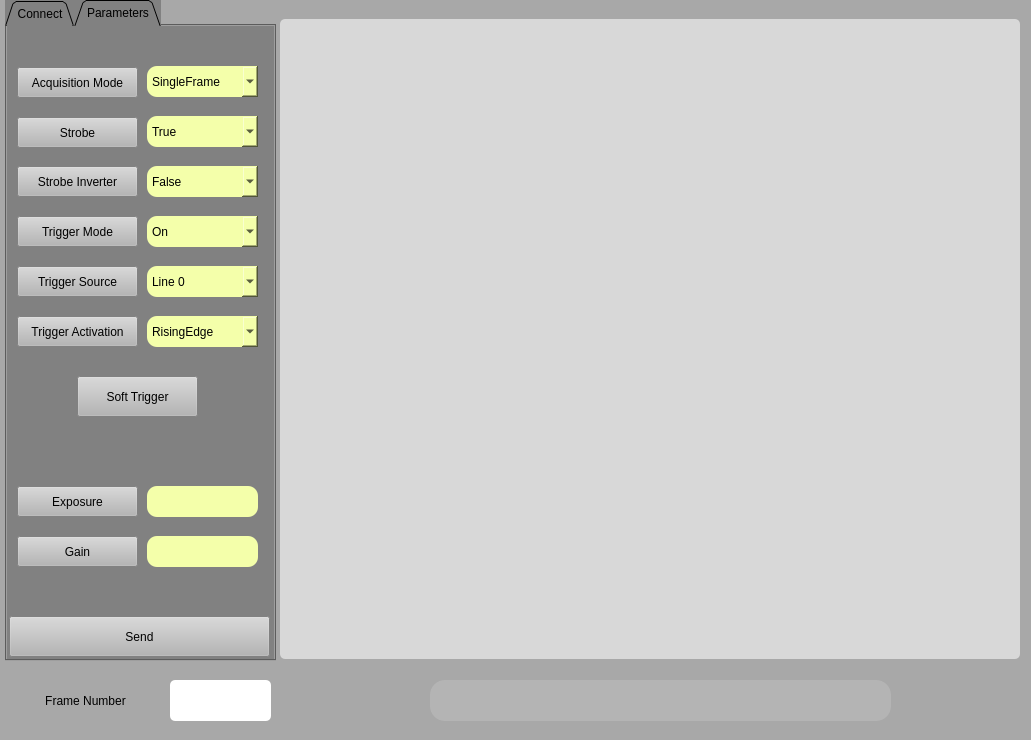
<?xml version="1.0" encoding="UTF-8"?>
<ui version="4.0">
 <class>MainWindow</class>
 <widget class="QMainWindow" name="MainWindow">
  <property name="geometry">
   <rect>
    <x>0</x>
    <y>0</y>
    <width>1031</width>
    <height>740</height>
   </rect>
  </property>
  <property name="windowTitle">
   <string>MVS</string>
  </property>
  <property name="styleSheet">
   <string notr="true">
background-color: rgb(168, 168, 168);</string>
  </property>
  <widget class="QWidget" name="centralWidget">
   <widget class="QLabel" name="labelImage">
    <property name="geometry">
     <rect>
      <x>280</x>
      <y>19</y>
      <width>740</width>
      <height>640</height>
     </rect>
    </property>
    <property name="styleSheet">
     <string notr="true">background-color: rgb(216, 216, 216);
border-radius: 5px;</string>
    </property>
    <property name="text">
     <string/>
    </property>
   </widget>
   <widget class="QLabel" name="label">
    <property name="geometry">
     <rect>
      <x>430</x>
      <y>680</y>
      <width>461</width>
      <height>41</height>
     </rect>
    </property>
    <property name="font">
     <font>
      <pointsize>14</pointsize>
     </font>
    </property>
    <property name="styleSheet">
     <string notr="true">background-color: rgb(180, 180, 180);
border-radius: 15px;</string>
    </property>
    <property name="text">
     <string/>
    </property>
    <property name="alignment">
     <set>Qt::AlignCenter</set>
    </property>
   </widget>
   <widget class="QLabel" name="label_FrameNum">
    <property name="geometry">
     <rect>
      <x>170</x>
      <y>680</y>
      <width>101</width>
      <height>41</height>
     </rect>
    </property>
    <property name="font">
     <font>
      <family>Sans Serif</family>
      <pointsize>14</pointsize>
      <weight>50</weight>
      <italic>false</italic>
      <bold>false</bold>
     </font>
    </property>
    <property name="styleSheet">
     <string notr="true">background-color: rgb(255, 255, 255);
font: 14pt &quot;Sans Serif&quot;;
border-radius: 5px;</string>
    </property>
    <property name="text">
     <string/>
    </property>
    <property name="alignment">
     <set>Qt::AlignCenter</set>
    </property>
   </widget>
   <widget class="QLabel" name="label_3">
    <property name="geometry">
     <rect>
      <x>10</x>
      <y>680</y>
      <width>151</width>
      <height>41</height>
     </rect>
    </property>
    <property name="styleSheet">
     <string notr="true">
font: 14pt &quot;Sans Serif&quot;;</string>
    </property>
    <property name="text">
     <string>Frame Number</string>
    </property>
    <property name="alignment">
     <set>Qt::AlignCenter</set>
    </property>
   </widget>
   <widget class="QTabWidget" name="tabWidget">
    <property name="geometry">
     <rect>
      <x>5</x>
      <y>0</y>
      <width>271</width>
      <height>661</height>
     </rect>
    </property>
    <property name="styleSheet">
     <string notr="true">background-color: rgb(129, 129, 129);</string>
    </property>
    <property name="tabShape">
     <enum>QTabWidget::Triangular</enum>
    </property>
    <property name="currentIndex">
     <number>1</number>
    </property>
    <widget class="QWidget" name="tab">
     <attribute name="title">
      <string>Connect</string>
     </attribute>
     <widget class="QPushButton" name="pushButton_Disconnect">
      <property name="geometry">
       <rect>
        <x>10</x>
        <y>120</y>
        <width>241</width>
        <height>41</height>
       </rect>
      </property>
      <property name="styleSheet">
       <string notr="true">border-radius: 10px;
background-color: rgb(181, 181, 181);
font: 12pt &quot;Sans Serif&quot;;</string>
      </property>
      <property name="text">
       <string>DisConnect</string>
      </property>
     </widget>
     <widget class="QPushButton" name="pushButton_CameraConnect">
      <property name="geometry">
       <rect>
        <x>10</x>
        <y>40</y>
        <width>241</width>
        <height>41</height>
       </rect>
      </property>
      <property name="styleSheet">
       <string notr="true">border-radius: 10px;
font: 14pt &quot;Sans Serif&quot;;
background-color: rgb(181, 181, 181);</string>
      </property>
      <property name="text">
       <string>Connect</string>
      </property>
     </widget>
    </widget>
    <widget class="QWidget" name="tab_2">
     <attribute name="title">
      <string>Parameters</string>
     </attribute>
     <widget class="QPushButton" name="pushButton_SoftwareTrigger">
      <property name="geometry">
       <rect>
        <x>70</x>
        <y>350</y>
        <width>121</width>
        <height>41</height>
       </rect>
      </property>
      <property name="styleSheet">
       <string notr="true">
background-color: rgb(181, 181, 181);</string>
      </property>
      <property name="text">
       <string>Soft Trigger</string>
      </property>
     </widget>
     <widget class="QPushButton" name="pushButton_Inverter">
      <property name="geometry">
       <rect>
        <x>10</x>
        <y>140</y>
        <width>121</width>
        <height>31</height>
       </rect>
      </property>
      <property name="styleSheet">
       <string notr="true">
background-color: rgb(181, 181, 181);</string>
      </property>
      <property name="text">
       <string>Strobe Inverter</string>
      </property>
      <property name="checkable">
       <bool>true</bool>
      </property>
     </widget>
     <widget class="QPushButton" name="pushButton_Strobe">
      <property name="geometry">
       <rect>
        <x>10</x>
        <y>91</y>
        <width>121</width>
        <height>31</height>
       </rect>
      </property>
      <property name="styleSheet">
       <string notr="true">
background-color: rgb(181, 181, 181);</string>
      </property>
      <property name="text">
       <string>Strobe</string>
      </property>
      <property name="checkable">
       <bool>true</bool>
      </property>
     </widget>
     <widget class="QPushButton" name="pushButton_Gain">
      <property name="geometry">
       <rect>
        <x>10</x>
        <y>510</y>
        <width>121</width>
        <height>31</height>
       </rect>
      </property>
      <property name="styleSheet">
       <string notr="true">
background-color: rgb(181, 181, 181);</string>
      </property>
      <property name="text">
       <string>Gain</string>
      </property>
     </widget>
     <widget class="QLineEdit" name="lineEdit_Gain">
      <property name="geometry">
       <rect>
        <x>140</x>
        <y>510</y>
        <width>111</width>
        <height>31</height>
       </rect>
      </property>
      <property name="font">
       <font>
        <pointsize>16</pointsize>
       </font>
      </property>
      <property name="styleSheet">
       <string notr="true">background-color: rgb(244, 255, 170);
border-radius: 10px;</string>
      </property>
     </widget>
     <widget class="QLineEdit" name="lineEdit_exp">
      <property name="geometry">
       <rect>
        <x>140</x>
        <y>460</y>
        <width>111</width>
        <height>31</height>
       </rect>
      </property>
      <property name="font">
       <font>
        <pointsize>16</pointsize>
       </font>
      </property>
      <property name="styleSheet">
       <string notr="true">background-color: rgb(244, 255, 170);
border-radius: 10px;</string>
      </property>
     </widget>
     <widget class="QPushButton" name="pushButton_Exposure">
      <property name="geometry">
       <rect>
        <x>10</x>
        <y>460</y>
        <width>121</width>
        <height>31</height>
       </rect>
      </property>
      <property name="styleSheet">
       <string notr="true">
background-color: rgb(181, 181, 181);</string>
      </property>
      <property name="text">
       <string>Exposure</string>
      </property>
     </widget>
     <widget class="QComboBox" name="comboBox_strobe_inverter">
      <property name="geometry">
       <rect>
        <x>140</x>
        <y>140</y>
        <width>111</width>
        <height>31</height>
       </rect>
      </property>
      <property name="font">
       <font>
        <pointsize>9</pointsize>
       </font>
      </property>
      <property name="layoutDirection">
       <enum>Qt::LeftToRight</enum>
      </property>
      <property name="styleSheet">
       <string notr="true">border-radius: 10px;background-color: rgb(244, 255, 170);</string>
      </property>
      <item>
       <property name="text">
        <string>False</string>
       </property>
      </item>
      <item>
       <property name="text">
        <string>True</string>
       </property>
      </item>
     </widget>
     <widget class="QComboBox" name="comboBox_strobe">
      <property name="geometry">
       <rect>
        <x>140</x>
        <y>90</y>
        <width>111</width>
        <height>31</height>
       </rect>
      </property>
      <property name="font">
       <font>
        <pointsize>9</pointsize>
       </font>
      </property>
      <property name="layoutDirection">
       <enum>Qt::LeftToRight</enum>
      </property>
      <property name="styleSheet">
       <string notr="true">border-radius: 10px;background-color: rgb(244, 255, 170);</string>
      </property>
      <item>
       <property name="text">
        <string>True</string>
       </property>
      </item>
      <item>
       <property name="text">
        <string>False</string>
       </property>
      </item>
     </widget>
     <widget class="QComboBox" name="comboBox_Acquisition_Mode">
      <property name="geometry">
       <rect>
        <x>140</x>
        <y>40</y>
        <width>111</width>
        <height>31</height>
       </rect>
      </property>
      <property name="font">
       <font>
        <pointsize>9</pointsize>
       </font>
      </property>
      <property name="layoutDirection">
       <enum>Qt::LeftToRight</enum>
      </property>
      <property name="styleSheet">
       <string notr="true">border-radius: 10px;background-color: rgb(244, 255, 170);</string>
      </property>
      <item>
       <property name="text">
        <string>SingleFrame</string>
       </property>
      </item>
      <item>
       <property name="text">
        <string>MultiFrame</string>
       </property>
      </item>
      <item>
       <property name="text">
        <string>Continuous</string>
       </property>
      </item>
     </widget>
     <widget class="QPushButton" name="pushButton_Strobe_2">
      <property name="geometry">
       <rect>
        <x>10</x>
        <y>41</y>
        <width>121</width>
        <height>31</height>
       </rect>
      </property>
      <property name="styleSheet">
       <string notr="true">
background-color: rgb(181, 181, 181);</string>
      </property>
      <property name="text">
       <string>Acquisition Mode</string>
      </property>
      <property name="checkable">
       <bool>true</bool>
      </property>
     </widget>
     <widget class="QPushButton" name="pushButton_Inverter_2">
      <property name="geometry">
       <rect>
        <x>10</x>
        <y>190</y>
        <width>121</width>
        <height>31</height>
       </rect>
      </property>
      <property name="styleSheet">
       <string notr="true">
background-color: rgb(181, 181, 181);</string>
      </property>
      <property name="text">
       <string>Trigger Mode</string>
      </property>
      <property name="checkable">
       <bool>true</bool>
      </property>
     </widget>
     <widget class="QComboBox" name="comboBox_trigger_mode">
      <property name="geometry">
       <rect>
        <x>140</x>
        <y>190</y>
        <width>111</width>
        <height>31</height>
       </rect>
      </property>
      <property name="font">
       <font>
        <pointsize>9</pointsize>
       </font>
      </property>
      <property name="layoutDirection">
       <enum>Qt::LeftToRight</enum>
      </property>
      <property name="styleSheet">
       <string notr="true">background-color: rgb(244, 255, 170);
border-radius: 10px;</string>
      </property>
      <item>
       <property name="text">
        <string>On</string>
       </property>
      </item>
      <item>
       <property name="text">
        <string>Off</string>
       </property>
      </item>
     </widget>
     <widget class="QComboBox" name="comboBox_trigger_source">
      <property name="geometry">
       <rect>
        <x>140</x>
        <y>240</y>
        <width>111</width>
        <height>31</height>
       </rect>
      </property>
      <property name="font">
       <font>
        <pointsize>9</pointsize>
       </font>
      </property>
      <property name="layoutDirection">
       <enum>Qt::LeftToRight</enum>
      </property>
      <property name="styleSheet">
       <string notr="true">background-color: rgb(244, 255, 170);
border-radius: 10px;</string>
      </property>
      <item>
       <property name="text">
        <string>Line 0</string>
       </property>
      </item>
      <item>
       <property name="text">
        <string>Line 1</string>
       </property>
      </item>
      <item>
       <property name="text">
        <string>Line 2</string>
       </property>
      </item>
      <item>
       <property name="text">
        <string>Line 3</string>
       </property>
      </item>
      <item>
       <property name="text">
        <string>Counter 0</string>
       </property>
      </item>
      <item>
       <property name="text">
        <string>Software</string>
       </property>
      </item>
      <item>
       <property name="text">
        <string>FrequencyConverter</string>
       </property>
      </item>
     </widget>
     <widget class="QPushButton" name="pushButton_Inverter_3">
      <property name="geometry">
       <rect>
        <x>10</x>
        <y>240</y>
        <width>121</width>
        <height>31</height>
       </rect>
      </property>
      <property name="styleSheet">
       <string notr="true">
background-color: rgb(181, 181, 181);</string>
      </property>
      <property name="text">
       <string>Trigger Source</string>
      </property>
      <property name="checkable">
       <bool>true</bool>
      </property>
     </widget>
     <widget class="QComboBox" name="comboBox_trigger_activation">
      <property name="geometry">
       <rect>
        <x>140</x>
        <y>290</y>
        <width>111</width>
        <height>31</height>
       </rect>
      </property>
      <property name="font">
       <font>
        <pointsize>9</pointsize>
       </font>
      </property>
      <property name="layoutDirection">
       <enum>Qt::LeftToRight</enum>
      </property>
      <property name="styleSheet">
       <string notr="true">background-color: rgb(244, 255, 170);
border-radius: 10px;</string>
      </property>
      <item>
       <property name="text">
        <string>RisingEdge</string>
       </property>
      </item>
      <item>
       <property name="text">
        <string>FallingEdge</string>
       </property>
      </item>
      <item>
       <property name="text">
        <string>LevelHigh</string>
       </property>
      </item>
      <item>
       <property name="text">
        <string>LevelLow</string>
       </property>
      </item>
     </widget>
     <widget class="QPushButton" name="pushButton_Inverter_4">
      <property name="geometry">
       <rect>
        <x>10</x>
        <y>290</y>
        <width>121</width>
        <height>31</height>
       </rect>
      </property>
      <property name="styleSheet">
       <string notr="true">
background-color: rgb(181, 181, 181);</string>
      </property>
      <property name="text">
       <string>Trigger Activation</string>
      </property>
      <property name="checkable">
       <bool>true</bool>
      </property>
     </widget>
     <widget class="QPushButton" name="pushButton_SendValues">
      <property name="geometry">
       <rect>
        <x>2</x>
        <y>590</y>
        <width>261</width>
        <height>41</height>
       </rect>
      </property>
      <property name="styleSheet">
       <string notr="true">
background-color: rgb(181, 181, 181);</string>
      </property>
      <property name="text">
       <string>Send</string>
      </property>
     </widget>
    </widget>
   </widget>
  </widget>
 </widget>
 <layoutdefault spacing="6" margin="11"/>
 <resources/>
 <connections/>
</ui>
